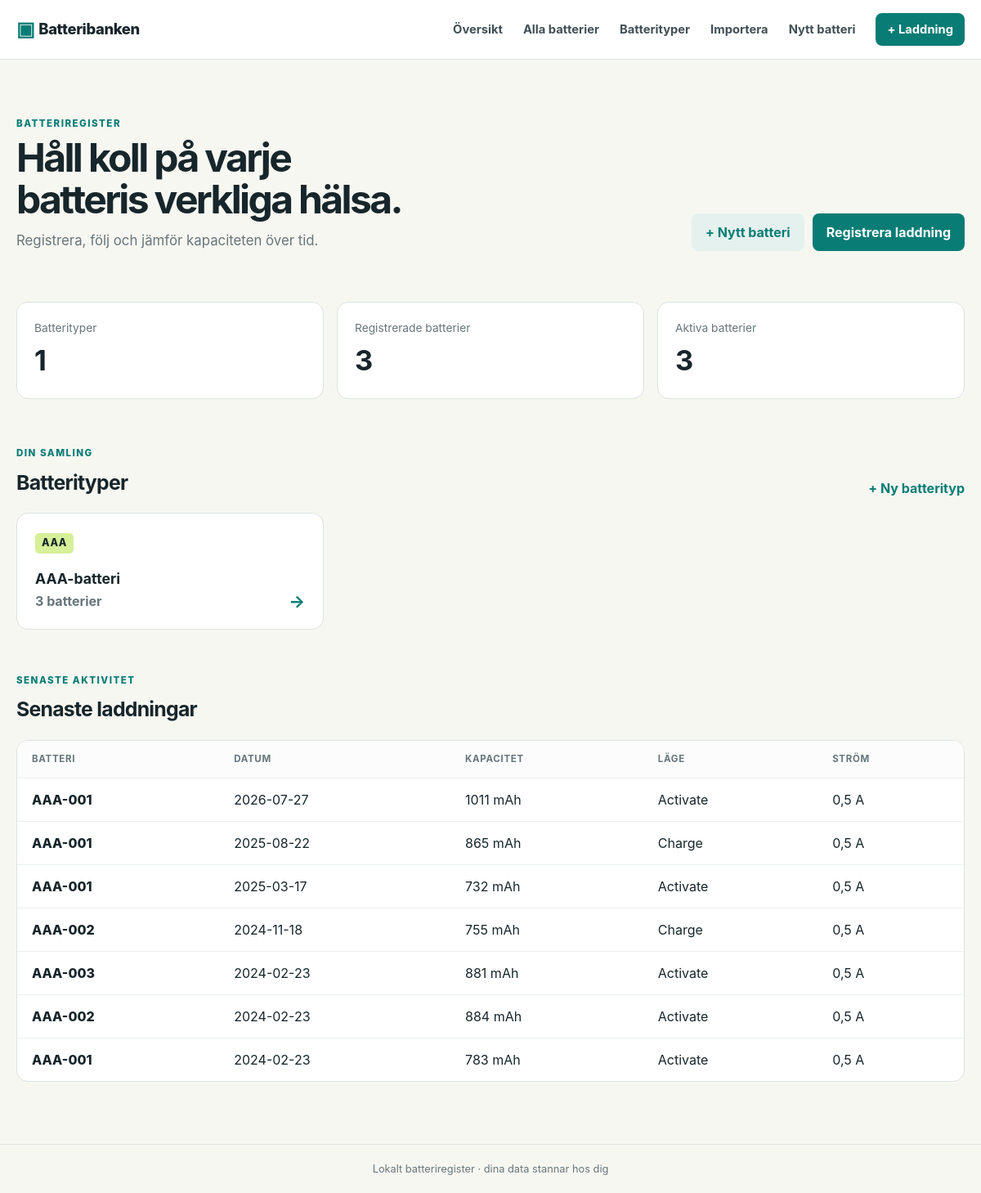
Before: / with the older database file.
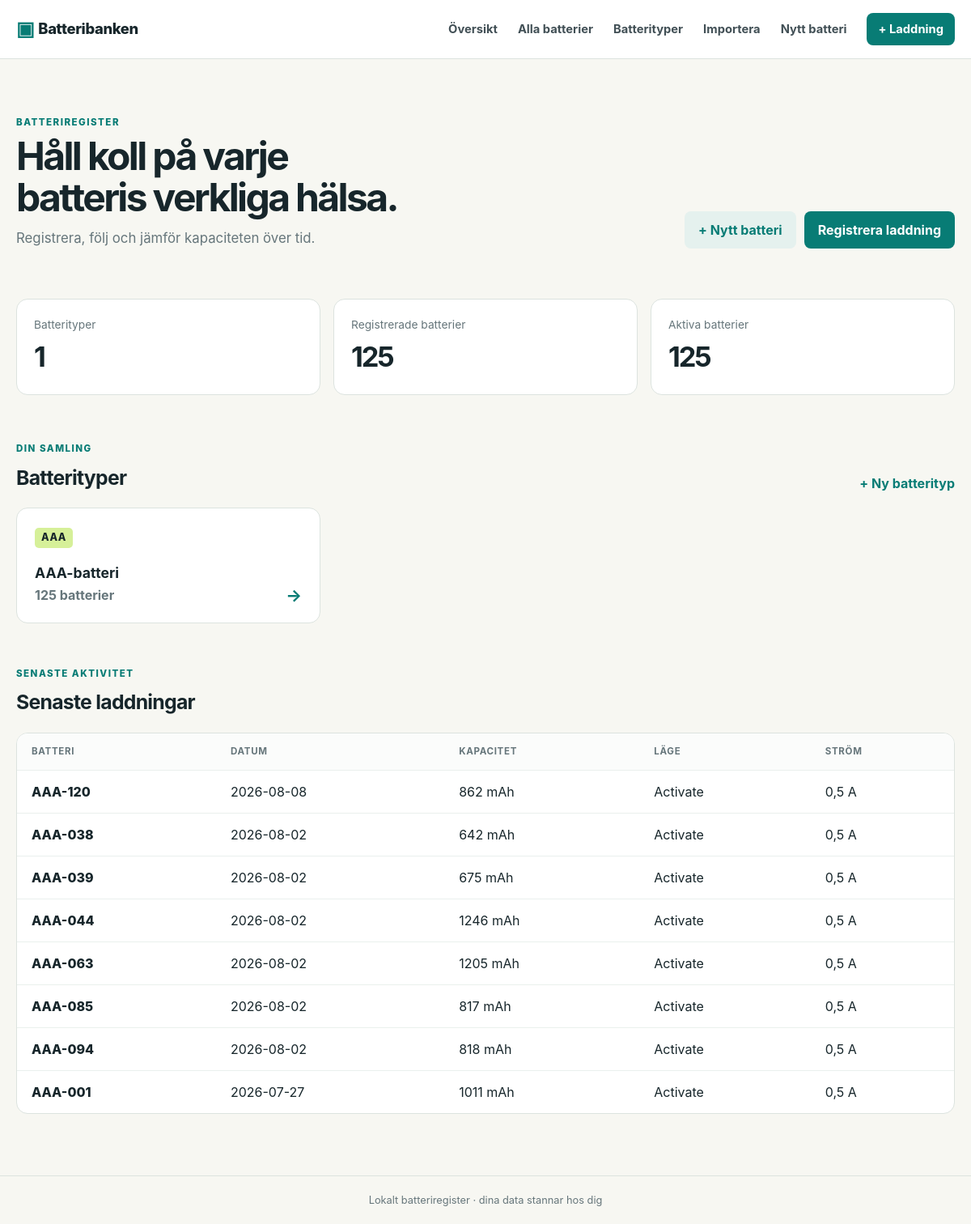
After: the same page with the newer database file.
### tables this page shows
CREATE TABLE battery_types (
    id INTEGER PRIMARY KEY AUTOINCREMENT,
    code TEXT NOT NULL UNIQUE,
    name TEXT NOT NULL,
    description TEXT,
    created_at TEXT NOT NULL DEFAULT CURRENT_TIMESTAMP
);

CREATE TABLE charges (
                id INTEGER PRIMARY KEY AUTOINCREMENT,
                battery_id INTEGER NOT NULL REFERENCES batteries(id) ON DELETE CASCADE,
                charged_on TEXT NOT NULL,
                capacity_mah REAL NOT NULL CHECK(capacity_mah >= 0),
                mode TEXT NOT NULL CHECK(mode IN ('Activate', 'Charge', 'Analysis')),
                current_a REAL CHECK(current_a IS NULL OR (current_a >= 0.1 AND current_a <= 2.0)),
                comment TEXT,
                created_at TEXT NOT NULL DEFAULT CURRENT_TIMESTAMP
            );

CREATE TABLE batteries (
    id INTEGER PRIMARY KEY AUTOINCREMENT,
    type_id INTEGER NOT NULL REFERENCES battery_types(id) ON DELETE RESTRICT,
    identifier TEXT NOT NULL UNIQUE,
    brand TEXT NOT NULL,
    chemistry TEXT NOT NULL,
    voltage REAL NOT NULL,
    country TEXT,
    introduced_month TEXT NOT NULL,
    nominal_capacity_mah REAL NOT NULL,
    status TEXT NOT NULL CHECK(status IN ('Aktiv', 'Väntande', 'Ej aktivt')),
    custom_values TEXT NOT NULL DEFAULT '{}',
    created_at TEXT NOT NULL DEFAULT CURRENT_TIMESTAMP
);

### app.py (the view)
    @app.route("/")
    def index():
        database = get_db()
        type_count = database.execute("SELECT COUNT(*) FROM battery_types").fetchone()[0]
        battery_count = database.execute("SELECT COUNT(*) FROM batteries").fetchone()[0]
        active_count = database.execute("SELECT COUNT(*) FROM batteries WHERE status = 'Aktiv'").fetchone()[0]
        recent_charges = database.execute(
            """
            SELECT charges.*, batteries.identifier, battery_types.code AS type_code
            FROM charges
            JOIN batteries ON batteries.id = charges.battery_id
            JOIN battery_types ON battery_types.id = batteries.type_id
            ORDER BY charges.charged_on DESC, charges.created_at DESC
            LIMIT 8
            """
        ).fetchall()
        battery_types = database.execute(
            """
            SELECT battery_types.*, COUNT(batteries.id) AS battery_count
            FROM battery_types
            LEFT JOIN batteries ON batteries.type_id = battery_types.id
            GROUP BY battery_types.id
            ORDER BY battery_types.code
            """
        ).fetchall()
        return render_template(
            "index.html",
            type_count=type_count,
            battery_count=battery_count,
            active_count=active_count,
            recent_charges=recent_charges,
            battery_types=battery_types,
        )

### app.py (called while the page is built)
def get_db():
    if "db" not in g:
        database_path = g.get("database_path") or DATABASE_PATH
        database_path.parent.mkdir(parents=True, exist_ok=True)
        g.db = sqlite3.connect(database_path)
        g.db.row_factory = sqlite3.Row
        g.db.execute("PRAGMA foreign_keys = ON")
    return g.db

### templates/index.html
{% extends 'base.html' %}
{% block content %}
<section class="hero">
  <div><p class="eyebrow">BATTERIREGISTER</p><h1>Håll koll på varje<br>batteris verkliga hälsa.</h1><p class="lead">Registrera, följ och jämför kapaciteten över tid.</p></div>
  <div style="display:flex;gap:10px;flex-wrap:wrap"><a class="button secondary" href="{{ url_for('battery_new') }}">+ Nytt batteri</a><a class="button primary" href="{{ url_for('charge_new') }}">Registrera laddning</a></div>
</section>
<section class="stats" aria-label="Snabbstatistik">
  <article><span>Batterityper</span><strong>{{ type_count }}</strong></article>
  <article><span>Registrerade batterier</span><strong>{{ battery_count }}</strong></article>
  <article><span>Aktiva batterier</span><strong>{{ active_count }}</strong></article>
</section>
<section class="section-heading"><div><p class="eyebrow">DIN SAMLING</p><h2>Batterityper</h2></div><a href="{{ url_for('type_new') }}">+ Ny batterityp</a></section>
{% if battery_types %}
<div class="type-grid">
  {% for type in battery_types %}<a class="type-card" href="{{ url_for('type_detail', type_id=type.id) }}"><span class="type-code">{{ type.code }}</span><h3>{{ type.name }}</h3><p>{{ type.battery_count }} batteri{{ '' if type.battery_count == 1 else 'er' }}</p><span class="arrow">→</span></a>{% endfor %}
</div>
{% else %}
<div class="empty"><h3>Börja med en batterityp</h3><p>Skapa exempelvis AA, AAA eller 18650 och lägg sedan till dina individuella batterier.</p><a class="button primary" href="{{ url_for('type_new') }}">Skapa batterityp</a></div>
{% endif %}
<section class="section-heading compact"><div><p class="eyebrow">SENASTE AKTIVITET</p><h2>Senaste laddningar</h2></div></section>
{% if recent_charges %}
<div class="table-wrap"><table><thead><tr><th>Batteri</th><th>Datum</th><th>Kapacitet</th><th>Läge</th><th>Ström</th></tr></thead><tbody>{% for charge in recent_charges %}<tr><td><a href="{{ url_for('battery_detail', battery_id=charge.battery_id) }}">{{ charge.identifier }}</a></td><td>{{ charge.charged_on|iso_date }}</td><td>{{ charge.capacity_mah|swedish_number }} mAh</td><td>{{ charge.mode }}</td><td>{{ charge.current_a|swedish_number(1) }} A</td></tr>{% endfor %}</tbody></table></div>
{% else %}<p class="muted">Inga laddningar har registrerats ännu.</p>{% endif %}
{% endblock %}

Changed rows visible on the page:
no longer on this page (row unchanged): charges: identifier "AAA-001", charged_on|iso_date "2025-08-22", capacity_mah|swedish_number "865", mode "Charge", current_a|swedish_number "0,5"
no longer on this page (row unchanged): charges: identifier "AAA-001", charged_on|iso_date "2025-03-17", capacity_mah|swedish_number "732", mode "Activate", current_a|swedish_number "0,5"
no longer on this page (row unchanged): charges: identifier "AAA-002", charged_on|iso_date "2024-11-18", capacity_mah|swedish_number "755", mode "Charge", current_a|swedish_number "0,5"
no longer on this page (row unchanged): charges: identifier "AAA-003", charged_on|iso_date "2024-02-23", capacity_mah|swedish_number "881", mode "Activate", current_a|swedish_number "0,5"
no longer on this page (row unchanged): charges: identifier "AAA-002", charged_on|iso_date "2024-02-23", capacity_mah|swedish_number "884", mode "Activate", current_a|swedish_number "0,5"
no longer on this page (row unchanged): charges: identifier "AAA-001", charged_on|iso_date "2024-02-23", capacity_mah|swedish_number "783", mode "Activate", current_a|swedish_number "0,5"
computed for battery_types "AAA-batteri": battery_count "3" → "125"
added charges: identifier "AAA-120", charged_on|iso_date "2026-08-08", capacity_mah|swedish_number "862", mode "Activate", current_a|swedish_number "0,5"
added charges: identifier "AAA-038", charged_on|iso_date "2026-08-02", capacity_mah|swedish_number "642", mode "Activate", current_a|swedish_number "0,5"
added charges: identifier "AAA-039", charged_on|iso_date "2026-08-02", capacity_mah|swedish_number "675", mode "Activate", current_a|swedish_number "0,5"
added charges: identifier "AAA-044", charged_on|iso_date "2026-08-02", capacity_mah|swedish_number "1246", mode "Activate", current_a|swedish_number "0,5"
added charges: identifier "AAA-063", charged_on|iso_date "2026-08-02", capacity_mah|swedish_number "1205", mode "Activate", current_a|swedish_number "0,5"
added charges: identifier "AAA-085", charged_on|iso_date "2026-08-02", capacity_mah|swedish_number "817", mode "Activate", current_a|swedish_number "0,5"
added charges: identifier "AAA-094", charged_on|iso_date "2026-08-02", capacity_mah|swedish_number "818", mode "Activate", current_a|swedish_number "0,5"
Other visible differences:
{{ battery_count }}: "3" → "125"
{{ active_count }}: "3" → "125"
